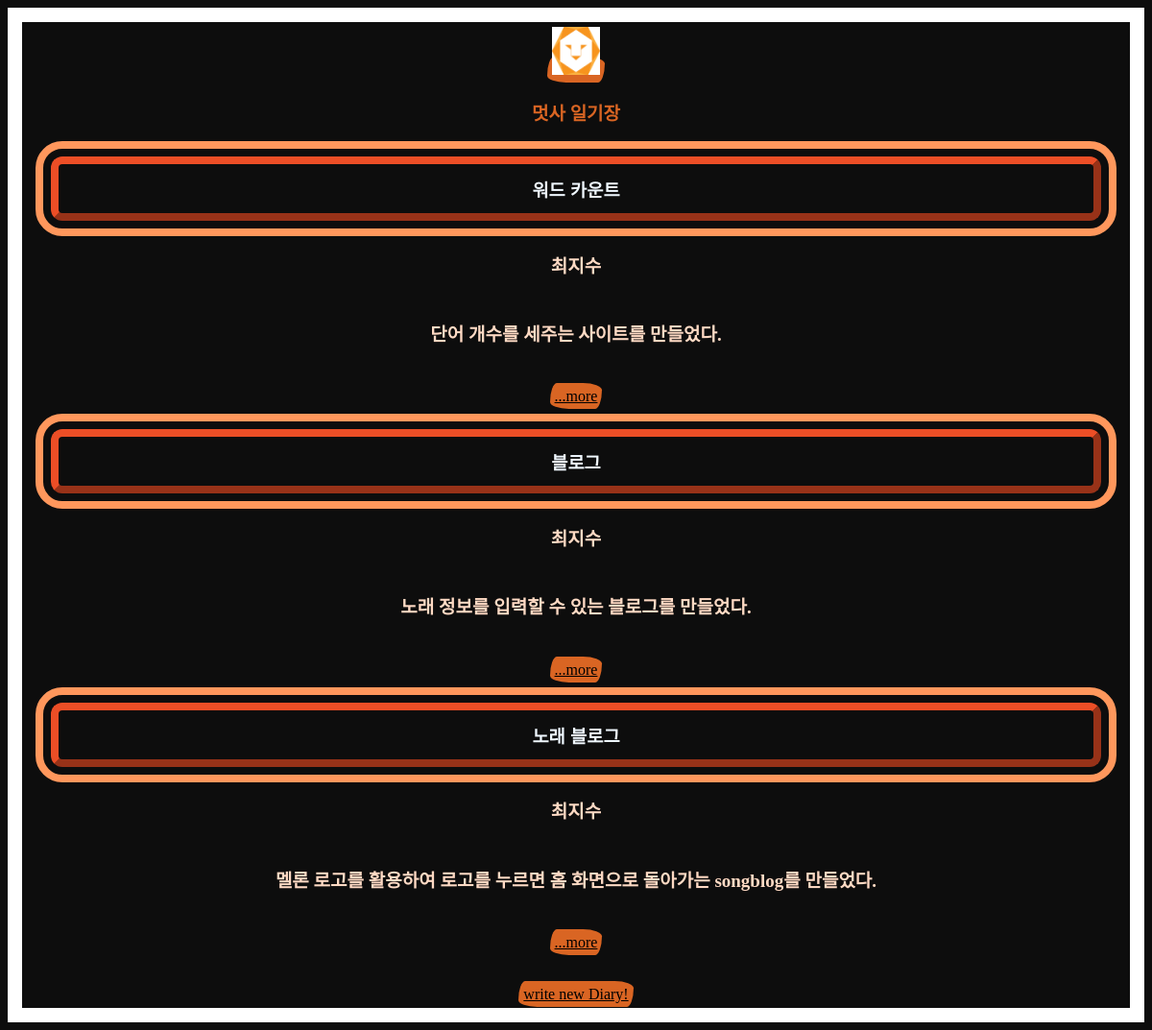
The page / on the database its author committed.
### blog/models.py (models this page shows, shortened)
class Blog(models.Model):
    blog_title = models.CharField(max_length=200)
    blog_writer = models.CharField(max_length=100)
    blog_date = models.DateTimeField()
    blog_body = models.TextField()
    blog_img = models.ImageField(upload_to="blog/", blank = True, null = True)
    def blog_summary(self):
        return self.blog_body[:100]

### blog/views.py (the view)
# urls.py: 2. Add a URL to urlpatterns:  path('', views.home, name='home')
def home(request):
    blog = Blog.objects.all()
    return render(request,'home.html',{'blog' : blog})

### blog/templates/home.html
{% extends 'base.html' %}
{% block containt %}
<h1>멋사 일기장</h1>
 <div class="contain">
 {% for blog in blog %}
    <div>
    <h3>{{blog.blog_title}}</h3>
    <h5><b>{{blog.blog_writer}}</b></h5>
    <h6>{{blog.blog_summary}} </h6>
    <a href="{%url 'detail' blog.id %}">...more</a>
    <br>
    </div>
 {% endfor %}
</div>
<br> <br>
<div>
    <a href="{%url 'new'%}">write new Diary!</a>
</div>
{% endblock %}

### lionproject/templates/base.html (shortened to what this page needs)
<!DOCTYPE html>
{% load static %}
<html lang="en">
<head>
    <link rel="stylesheet" type="text/css" href={% static 'Style.css' %}/>
</head>
<body>
    <a href = "{%url 'home'%}">
        <img src = "{% static 'lion.png'%}" alt = "" width = "50" height = "50">
    </a>
<div class= "container">
    {% block containt %}
    {% endblock %}
</div>
</body>
</html>

### blog/static/style.css (style rules this page uses)
body { background-color:#0D0D0D; border : 15px solid rgb(255, 255, 255); padding : 5px; }
h1 { padding: 0.43em 1em; font-size: 19px; border-radius: 3px; color:#D96523; }
h3 { border: 0.5rem outset rgb(236, 78, 38); outline: 0.5rem solid rgb(255, 151, 92); border-radius: 12px; font-family: sans-serif; border-style: outset; margin: 25px; padding: 12px; outline-offset: 0.5rem; color:aliceblue; }
h5, h6 { font-size: 19px; border-radius: 3px; color:#ffdac4; }
a { color: #000000; background-color:#D96523; padding : 5px; border-radius: 30px 80px / 80px 30px; }

### lionproject/templates/base.html (style rules this page uses)
body { text-align: center; }

### rows shown on the page
Blog: blog_title "워드 카운트", blog_writer "최지수", blog_summary "단어 개수를 세주는 사이트를 만들었다."
Blog: blog_title "블로그", blog_writer "최지수", blog_summary "노래 정보를 입력할 수 있는 블로그를 만들었다."
Blog: blog_title "노래 블로그", blog_writer "최지수", blog_summary "멜론 로고를 활용하여 로고를 누르면 홈 화면으로 돌아가는 songblog를 만들었다."
